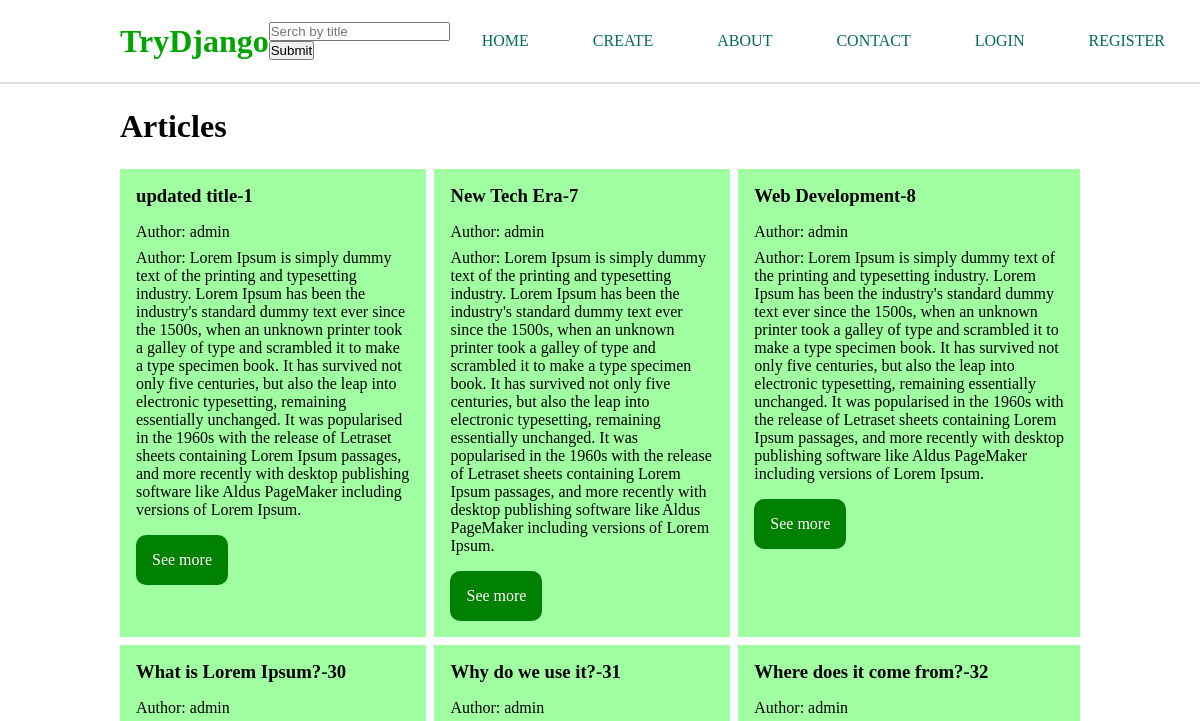
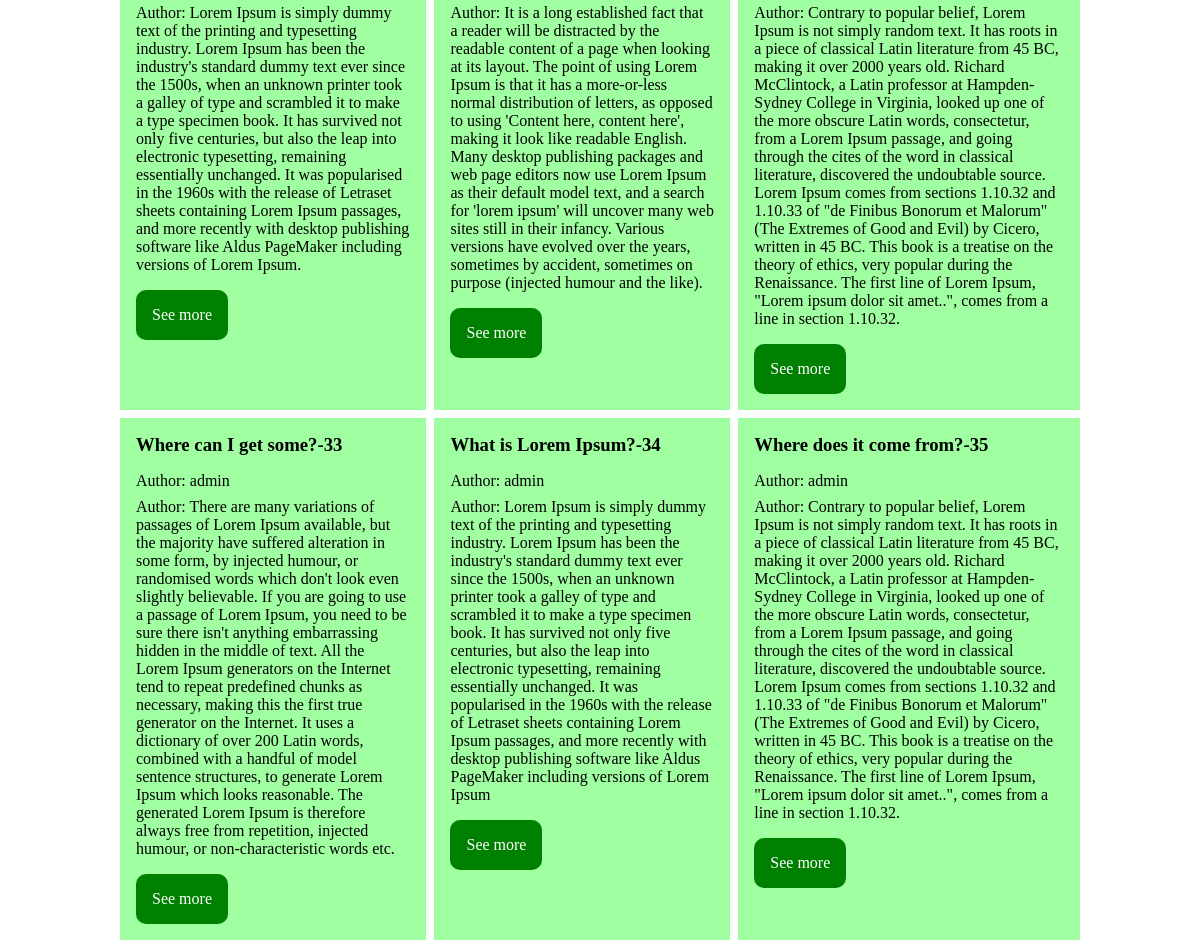
The app's page /, older data (2 pictures, top to bottom).
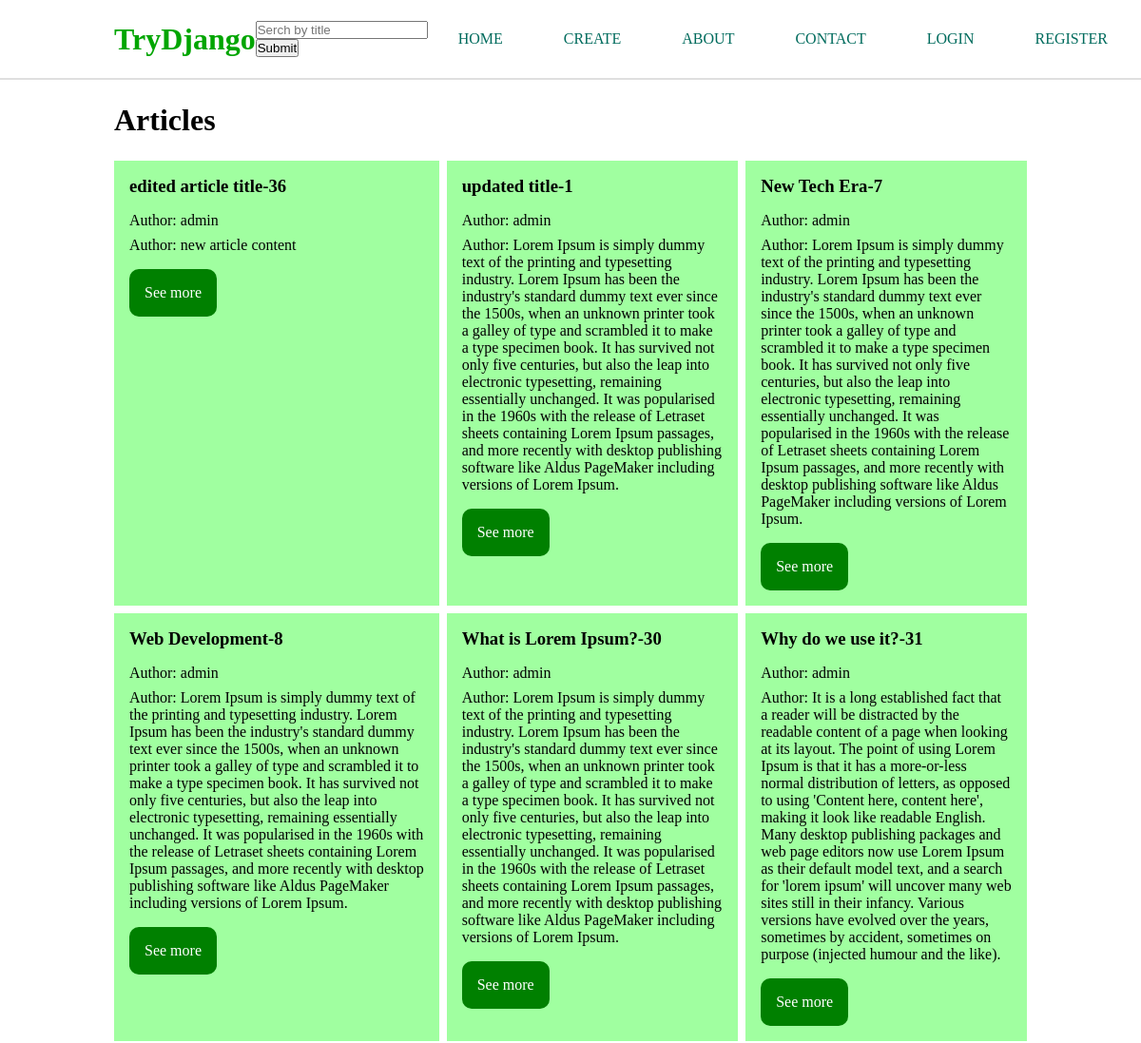
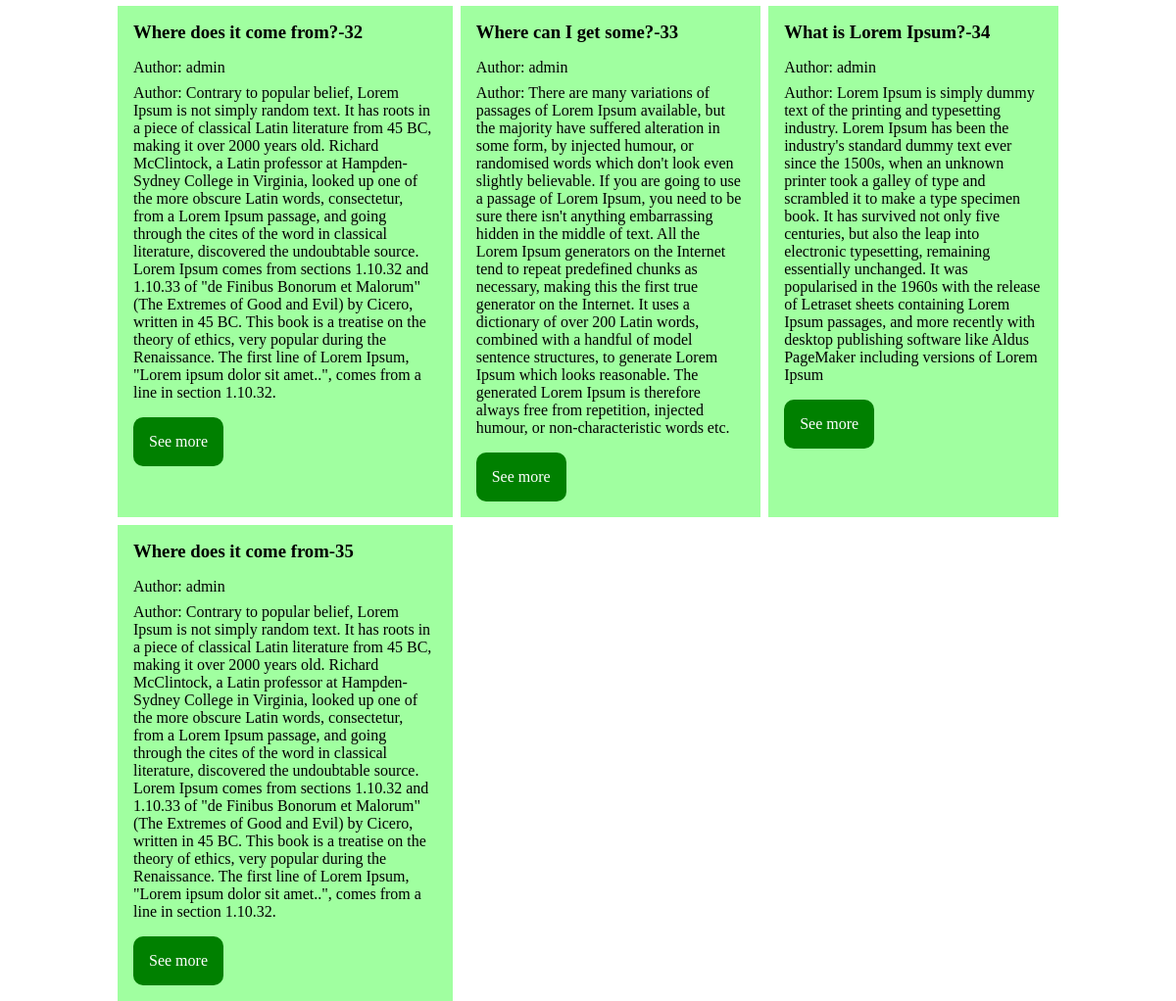
The same page, newer data (2 pictures, top to bottom).
### articles/models.py (models this page shows, shortened)
class Article(models.Model):
    author = models.ForeignKey(User, on_delete=models.CASCADE)
    title = models.CharField(max_length=50)
    slug = models.SlugField(null=True, blank=True)
    content = models.TextField()
    date_created = models.DateTimeField(default=timezone.now)

### articles/views.py (the view)
# urls.py: path('', home, name='home'),
def home(request):
    articles = Article.objects.all().order_by('-date_created')
    context = {
        'articles': articles
    }
    return render(request, 'home.html', context)

### templates/home.html (shortened to what this page needs)
{% extends 'index.html' %}
{% block content %}
    <h1 style="margin: 1.5rem 0">Articles</h1>
    <div style="display: grid; grid-template-columns: auto auto auto; grid-gap: 0.5rem;">
        {% for article in articles %}
        <div style="background: rgb(160, 255, 160); padding: 1rem;">
            <h3>{{ article.title }}-{{ article.pk }}</h3>
            {% if article.author %}
                <p style="margin-top: 1rem">Author: {{ article.author }}</p>
            {% else %}
            <p style="margin-top: 1rem">Author: Annonymous</p>
            {% endif %}
            <p style="margin-top: 0.5rem">Author: {{ article.content }}</p>
            <a style="display: inline-block; margin-top: 1rem;
            background: green; color: white; padding: 1rem;
            border-radius: 10px;" href="{% url 'articles:article-detail' article.pk %}">See more</a>
        </div>
        {% endfor %}
    </div>
{% endblock content %}

### templates/index.html (shortened to what this page needs)
<!DOCTYPE html>
<html lang="en">
<head>
</head>
<body>
    <div style="margin: 0 auto; width: 80%; display: flex; align-items: center; justify-content: space-between;">
        <div>
            <a style="font-size: 2rem; font-weight: bold; color: rgb(0, 165, 0)" href="{% url 'articles:home' %}">TryDjango</a>
        </div>
        <form action="{% url 'articles:search' %}" method="GET">
            <input type="text" name="q" placeholder="Serch by title">
            <input type="submit">
        </form>
        <nav class="nav-bar">
            <ul style="display: flex; align-items: center; justify-content: space-between; list-style: none">
                <li><a href="{% url 'articles:home' %}">Home</a></li>
                <li><a href="{% url 'articles:create-article' %}">Create</a></li>
                <li><a href="">About</a></li>
                <li><a href="">Contact</a></li>
                {% if user.is_authenticated %}
                <li><a href="{% url 'articles:user-logout' %}">Logout</a></li>
                {% else %}
                    <li><a href="{% url 'articles:user-login' %}">Login</a></li>
                    <li><a href="{% url 'articles:register' %}">Register</a></li>
                {% endif %}
            </ul>
        </nav>
    </div>
    <div style="width: 100%; border: 1px solid rgb(223, 223, 223)"></div>
    <div style="width: 80%; margin: 0 auto">
        {% block content %}
        {% endblock content %}
    </div>
</body>
</html>

### templates/index.html (style rules this page uses)
a { text-decoration: none; }
.nav-bar > ul > li > a { display: inline-block; padding: 2rem; color: rgb(0, 107, 93); font-size: 16px; text-transform: uppercase; }

Row changes from the older to the newer data that the page shows:
added Article: title "edited article title", pk "36", author "admin", content "new article content"
changed Article id 35: title "Where does it come from?" → "Where does it come from"
